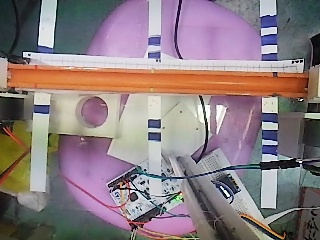
#> input picture Vision/calibration/fixed-camera-empty-tube.png, 320 x 240 px
$ python -i maix_current_cv.py   (imports and definitions only)
#> lines starting #> are read from the running program, lines starting #| are printed output that depends on the picture; after the words box and inside, x2 and y2 are one past the last pixel; in counts of white or black regions, pixels touching at a corner belong together
#> further down, picture is the input picture: shape (240, 320, 3); mean B, G, R 127.9, 124.8, 140.1
#!/usr/bin/env python3
# -*- coding: utf-8 -*-
"""
MaixCAM2 - 电赛 H 题滚球位置检测（fp61：对侧机位、标记点在线标定与伪影抑制）

固定摄像头，三根白色塑料条与水管刚性连接。2026-07-31 相机移到
水管另一侧后，当前图像从左到右为：
    左侧：1 条蓝横线 = -10 cm
    中间：2 条蓝横线 =   0 cm
    右侧：3 条蓝横线 = +10 cm

当前结构在水管上方和下方都能看到同一组蓝横线，因此正常总数约为：
    +10 cm：6 个蓝色连通域
      0 cm：4 个蓝色连通域
    -10 cm：2 个蓝色连通域
代码同时兼容只拍到单侧时的 3 / 2 / 1 个蓝色连通域。

核心方法：
1. 只阈值蓝色，按横向位置聚类，不再识别橙管上的细油漆线；
2. 用 2/4/6（或 1/2/3）数量编码识别左/中/右三根塑料条；
3. 对每根塑料条的所有蓝横线中心做直线拟合；
4. 估计水管方向并旋转拉平，求塑料条中心线与钢球运动轴线的交点；
5. 三个交点分别作为 -10、0、+10 cm，做一维透视映射；
6. 在很窄的水管区域内寻找低饱和度、近圆形、具有灰度起伏的钢球；
7. UART2（B0 TX / B1 RX）输出：$B,位置毫米,有效标志\r\n

坐标约定：图像左侧 1 条蓝横线塑料条为 -100 mm，中间为 0 mm，
图像右侧 3 条蓝横线塑料条为 +100 mm。当前版本只发送 status=1（真实检测）
和 status=0（无效）；STM32 对 status=2 的兼容只用于旧版视觉程序。

建议：正式闭环时可以将 ENABLE_PREVIEW=False，UART 检测仍会全速运行。
"""

from maix import camera, display, image, app, time, uart, pinmap, gpio, err
import cv2
import numpy as np
import math
import os


# ============================================================
# 1. 用户配置
# ============================================================
# 直接使用 320×240。当前画面中 ±10 cm 两点相距约 210 像素，
# 即约 10 像素/cm，已经远高于题目 ±1 cm 的视觉分辨率要求。
FRAME_W = 320
FRAME_H = 240
CAMERA_FPS = 60
CAMERA_BUFFER_NUM = 2
CAMERA_MANUAL_EXPOSURE_US = 2500
CAMERA_MANUAL_GAIN = 8500

# MaixCAM2 背部板载照明 LED。官方硬件定义为 B25/GPIOB25，高电平点亮。
# 在创建相机和跳过起始帧之前打开，使固定曝光和视觉阈值始终面对同一光照。
FILL_LIGHT_ENABLED = True
FILL_LIGHT_PIN = "B25"
FILL_LIGHT_GPIO = "GPIOB25"

# 蓝色横线 HSV 阈值（OpenCV：H 范围 0~179）。
BLUE_H_MIN = 88
BLUE_H_MAX = 142
BLUE_S_MIN = 60
BLUE_V_MIN = 35

# 蓝横线连通域约束，按 320×240 实拍图设置。
BLUE_AREA_MIN = 18
BLUE_AREA_MAX = 420
BLUE_WIDTH_MIN = 5
BLUE_WIDTH_MAX = 45
BLUE_HEIGHT_MIN = 2
BLUE_HEIGHT_MAX = 22
BLUE_MAX_ANGLE_DEG = 27.0

# 图像边缘通常有 MaixVision 文字、线缆或其他蓝色物体，先屏蔽。
MARKER_X_MIN_RATIO = 0.09
MARKER_X_MAX_RATIO = 0.95
MARKER_Y_MIN_RATIO = 0.16
MARKER_Y_MAX_RATIO = 0.93

# 同一塑料条的蓝横线中心，沿水管方向的距离很小。
MARKER_CLUSTER_GAP_RATIO = 0.050

# 三个标定点的几何约束。
MARKER_SPAN_RATIO_MIN = 0.48
MARKER_SPAN_RATIO_MAX = 0.88
MARKER_ZERO_RATIO_MIN = 0.36
MARKER_ZERO_RATIO_MAX = 0.64
MARKER_LEFT_SINGLE_COUNT = 1
MARKER_ZERO_SINGLE_COUNT = 2
MARKER_RIGHT_SINGLE_COUNT = 3
# Projective mapping first treats the image-left marker as +10 cm.  Multiply
# by this sign so the current opposite-side camera reports image-left negative.
IMAGE_LEFT_POSITION_SIGN = -1.0
# VERIFIED 2026-07-31 with the camera rigidly mounted on the chassis and the
# ball at the left endpoint, leaving the centre/right strips unobscured.  Image
# left/centre/right are respectively -100/0/+100 mm in physical coordinates.
# Set to None only when deliberately performing a new camera calibration.
FIXED_MARKER_X = (42.3, 155.0, 269.8)
MARKER_HOLD_FRAMES = 60
MARKER_MAX_JUMP_PX = 8.0
MARKER_SPAN_CHANGE_MAX = 0.08
# The camera is rigidly fixed to the chassis.  Build the initial longitudinal
# calibration from several consecutive observations, then only let it follow
# the robust median very slowly.  The live tube-axis row remains unsmoothed.
MARKER_LOCK_SAMPLES = 7
MARKER_GEOMETRY_ALPHA = 0.05
# The camera and calibration strips are fixed.  Revalidate their geometry at a
# low rate and spend the intervening frames on ball tracking; the last verified
# three-point mapping remains the only source of the longitudinal coordinate.
MARKER_UPDATE_EVERY_N = 6

# 橙色水管行检测。旋转后只扫描画面中部。
ORANGE_H_MIN = 4
ORANGE_H_MAX = 33
ORANGE_S_MIN = 55
ORANGE_V_MIN = 55
TUBE_SEARCH_Y_MIN_RATIO = 0.27
TUBE_SEARCH_Y_MAX_RATIO = 0.68
TUBE_MIN_ROW_COVERAGE = 0.42

# 橙色响应峰通常在钢球运动轴线上方几像素。
# 当前 20 cm 标记跨度约 210 px，偏移约 4 px。
BALL_AXIS_OFFSET_RATIO = 0.019

# After rotation the tube-colour response line passes about 2 px above the
# visible steel-ball centre (roughly 1% of the calibrated 20 cm marker span).
# The tolerance accepts the ball silhouette as the tube tilts but rejects the
# fixed circular hardware about 15--20 px below the tube, without blacklisting
# any horizontal ball position.
BALL_CENTER_AXIS_OFFSET_RATIO = 0.010
# 背部补光后管子下沿的高对比反光会形成假圆点；固定顶视相机使真实球心
# 必须紧贴在线估计的运动轴，因此可用更窄的轴向门限排除这些固定反光。
BALL_CENTER_Y_TOLERANCE_DIAMETER = 0.52
BALL_ROI_EXTENSION_RATIO = 0.200
BALL_VALID_POSITION_LIMIT_CM = 14.0
BALL_REPORTED_POSITION_LIMIT_CM = 12.5
# The free ball remains visible beyond the +/-100 mm strips.  Cold endpoint
# reacquisition is allowed in the full ROI, with a separate boundary-contact
# shape gate below to reject the wider fixed end hardware.
BALL_ACQUIRE_EDGE_GUARD_RATIO = -0.200

# 钢球检测。
BALL_LOW_SAT_MAX = 158
BALL_VALUE_MIN = 42
# Current fixed-camera calibration: the +100 mm to -100 mm marker span is
# about 310 px and the visible 10 mm steel ball is about 11.5 px.
BALL_DIAMETER_TO_MARKER_SPAN = 0.037
BALL_ACQUIRE_SCORE = 3.85
BALL_DARK_ACQUIRE_SCORE = 2.25
BALL_ENDPOINT_DARK_ACQUIRE_SCORE = 2.35
BALL_ACQUIRE_SCORE_MARGIN = 0.40
BALL_TRACK_SCORE = 2.20
BALL_PRIMARY_MAX_JUMP_PX = 35.0
BALL_LOCAL_SEARCH_HALF_WIDTH_PX = 80.0
BALL_OPTICAL_FLOW_MAX_JUMP_PX = 55.0
BALL_TRACK_JUMP_GROWTH_PX = 8.0
BALL_TRACK_MOTION_GAIN = 1.0
BALL_TRACK_MAX_EXTRA_JUMP_PX = 90.0
BALL_TRACK_DISTANCE_PENALTY = 1.20
BALL_FALLBACK_MAX_JUMP_PX = 55.0
# The gate is evaluated against elapsed wall-clock time, not an assumed frame
# rate.  2200 mm/s is above the speed needed to cross the entire 250 mm tube in
# 0.12 s, while a one-frame jump between opposite fixed highlights is still
# rejected.  STM32 uses the same ceiling for its independent UART sanity gate.
BALL_TRACK_MAX_SPEED_MM_S = 2200.0
BALL_TRACK_MAX_DT_S = 0.150
BALL_HOLD_FRAMES = 30
BALL_MAX_CONSECUTIVE_FALLBACK_FRAMES = 2
BALL_MAX_CONSECUTIVE_LOCAL_FRAMES = 30
BALL_MAX_CONSECUTIVE_TEMPLATE_FRAMES = 10
BALL_TEMPLATE_MIN_CORRELATION = 0.42
BALL_HOUGH_FALLBACK_SCORE = 3.30
BALL_HOUGH_ACQUIRE_SCORE = 4.40
# HoughCircles costs 300--590 ms on MaixCAM2 when the ball is moving or briefly
# missed.  The lit fixed-camera path uses connected components + local tracking
# and must never fall back to this blocking global circle search.
BALL_ENABLE_HOUGH_FALLBACK = False
# The brute-force local specular scan evaluates hundreds of tiny patches and
# measured 180--300 ms whenever motion briefly defeats the primary detector.
# A single status=0 frame is safer for the controller than freezing capture,
# preview and UART together, so the real-time build keeps this path disabled.
BALL_ENABLE_LOCAL_SPECULAR_FALLBACK = False
BALL_ACQUIRE_CONFIRM_FRAMES = 4
BALL_ENDPOINT_ACQUIRE_CONFIRM_FRAMES = 2
# Reacquisition remains stricter than established tracking.  Its pixel gate is
# deliberately unchanged because the time-based high-speed path above keeps a
# genuine moving ball tracked without repeatedly falling back to acquisition.
BALL_ACQUIRE_CONFIRM_JUMP_PX = 16.0
# The three blue calibration strips intersect the ball ROI and can generate a
# compact dark/neutral component at exactly their calibrated x coordinate.
# A real 10 mm steel ball overlapping a strip has a substantially larger
# silhouette; reject only undersized components close to a marker.  Tracking
# fallbacks are also disabled there so a template cannot preserve the strip as
# a permanent false ball after the real ball has moved away.
BALL_MARKER_ARTIFACT_RADIUS_DIAMETERS = 1.15
BALL_MARKER_ARTIFACT_MIN_AREA_DIAMETER_SQ = 0.35
BALL_MARKER_BALL_SHAPE_SCORE_BONUS = 0.70
# The old-side +0.85/+3.85 cm exclusions are invalid after moving the camera to
# the opposite side.  Keep global acquisition unmasked until a new endpoint-
# hidden/no-ball snapshot identifies fixed hardware in the current view.
BALL_ACQUIRE_FIXED_EXCLUSIONS_CM = ()
BALL_ACQUIRE_FIXED_EXCLUSION_RADIUS_CM = 0.70
# Both physical end openings are now blocked and the ball stays visible.  Do
# not constrain reacquisition to the last endpoint; every loss uses the same
# full visible corridor and the normal four-frame confirmation gate.
BALL_DARK_VALUE_MAX = 105
BALL_DARK_VALUE_MIN = 15
BALL_CORE_MASK_VALUE_MAX = 155
BALL_MIN_DARK_FRACTION = 0.03
BALL_MIN_LOCAL_CONTRAST = 3.0
BALL_TRACK_MIN_DARK_FRACTION = 0.05
BALL_TRACK_MIN_LOCAL_CONTRAST = 2.0
BALL_LOW_CONTRAST_CUTOFF = 5.0
BALL_LOW_CONTRAST_MIN_DARK_FRACTION = 0.40
BALL_SPECULAR_MIN_DARK_FRACTION = 0.18
BALL_SPECULAR_MIN_GRAY_STD = 30.0

# Fixed-camera empty-tube reference assembled from the verified opposite-end
# snapshots: left half from the ball-at-right image and right half from the
# ball-at-left image.  Align it to the live orange axis before scoring.
BACKGROUND_IMAGE_PATH = os.path.join(
    os.path.dirname(__file__),
    "calibration",
    "fixed-camera-empty-tube.png",
)
BACKGROUND_AXIS_Y = 81.0
BACKGROUND_DIFF_THRESHOLD = 25
BACKGROUND_ACQUIRE_MIN_FRACTION = 0.18
BACKGROUND_ENDPOINT_ACQUIRE_MIN_FRACTION = 0.24
BACKGROUND_TRACK_MIN_FRACTION = 0.12
BACKGROUND_TRACK_GLOBAL_MIN_FRACTION = 0.35
BACKGROUND_SCORE_GAIN = 2.50

VISION_BUILD = "2026-08-01-velocity-uart-v28-fast-state"

# 最终坐标 Alpha-Beta 滤波。
POSITION_ALPHA = 0.72
POSITION_BETA = 0.20
POSITION_RESET_RESIDUAL_CM = 6.0

# UART2：B0 TX，B1 RX（MaixCAM2 背后引脚）。
ENABLE_UART = True
UART_DEVICE = "/dev/ttyS2"
UART_BAUD = 115200
UART_TX_PIN = "B0"
UART_RX_PIN = "B1"
UART_TX_FUNCTION = "UART2_TX"
UART_RX_FUNCTION = "UART2_RX"
UART_SEND_PERIOD_MS = 20

# 当前需要 MaixCAM2 本机屏幕持续显示实时画面；比赛/调试期间保持开启。
# 若未来为了最高视觉帧率关闭，必须明确告知操作者屏幕会停在最后一帧。
ENABLE_PREVIEW = True
PREVIEW_EVERY_N = 15
PREVIEW_JPEG_QUALITY = 35
DRAW_LEVEL = 2       # 0: 文字；1: 球；2: 再画标定点与轴线
PRINT_PERIOD_MS = 1000
DEBUG_SNAPSHOT_PREFIX = os.environ.get("BALL_DEBUG_SNAPSHOT", "")
DEBUG_LOSS_PREFIX = os.environ.get("BALL_DEBUG_LOSS", "")


# ============================================================
# 2. 通用工具
# ============================================================
def clamp(value, low, high):
    return low if value < low else high if value > high else value


def elapsed_ms(now, before):
    value = int(now) - int(before)
    return value if value >= 0 else 0


# [10 lines left out: function affine_point, not called in this run]


def point_int(point):
    return int(round(float(point[0]))), int(round(float(point[1])))


# [7 lines left out: function angle_difference_deg, not called in this run]


class AlphaBetaFilter:
    # [35 lines left out: functions __init__, reset, update, not called in this run]


class RollingMedianFilter:
    """Reject short-lived alternate ball candidates before velocity estimation."""

    def __init__(self, window_size):
        self.window_size = int(window_size)
        self.samples = []

    def reset(self):
        self.samples = []

    # [33 lines left out: functions update, component_axis_angle, not called in this run]


class PlasticMarkerTracker:
    def __init__(self):
        self.last_state = None
        self.marker_history = []
        self.lost_frames = 999
        self.just_lost = False
        self.just_reacquired = False
        self.debug_components = []
        self.debug_groups = []
        self.debug_selected = False
        self.fixed_axis_samples = []
        self.fixed_axis_y = None

    # [254 lines left out: functions reset, _count_cost, _extract_groups, _select_three_groups, _orientation_from_selected, _transform_component_centers and 1 more, not called in this run]

    @staticmethod
    def _find_tube_axis(rotated, approximate_x, previous_axis=None):
        """Fit the orange tube centre as y = axis_y + slope*(x-width/2)."""
#> called with approximate_x = (42.3, 155, 269.8)
        height, width = rotated.shape[:2]
        x_left = max(0, int(round(approximate_x[0] - 12.0)))
        x_right = min(width, int(round(approximate_x[2] + 12.0)))
        if x_right - x_left < width * 0.45:
            return None

        if previous_axis is None:
            y_top = int(height * TUBE_SEARCH_Y_MIN_RATIO)
            y_bottom = int(height * TUBE_SEARCH_Y_MAX_RATIO)
        else:
            previous_y = (float(previous_axis[0]) if isinstance(previous_axis, tuple)
                          else float(previous_axis))
            y_top = max(0, int(round(previous_y - 35.0)))
            y_bottom = min(height, int(round(previous_y + 35.0)))

        crop = rotated[y_top:y_bottom, x_left:x_right]
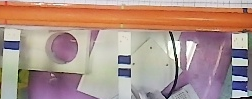
#> crop: shape (99, 252, 3); mean B, G, R 136.1, 146.2, 174.5
        hsv = cv2.cvtColor(crop, cv2.COLOR_BGR2HSV)
#> hsv: shape (99, 252, 3); mean H, S, V 65.7, 72.7, 178.4
        orange = cv2.inRange(
            hsv,
            np.array((ORANGE_H_MIN, ORANGE_S_MIN, ORANGE_V_MIN), dtype=np.uint8),
            np.array((ORANGE_H_MAX, 255, 255), dtype=np.uint8),
        )
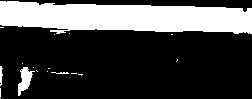
#> orange: shape (99, 252); 26.9% white; 18 white regions (14 under 20 px), largest, box (x1, y1, x2, y2) and area: (0, 1, 252, 34) 6365, (18, 67, 35, 96) 243, (0, 66, 3, 86) 41, (51, 72, 69, 74) 24
        column_count = np.sum(orange > 0, axis=0)
#> column_count = 252 values, max 54 at index 0, min 21 at index 243, mean 26.64
        valid_columns = np.where(column_count >= 4)[0]
#> valid_columns = 252 values from 0 to 251
#> (the rest of the program and of its run is left out)
